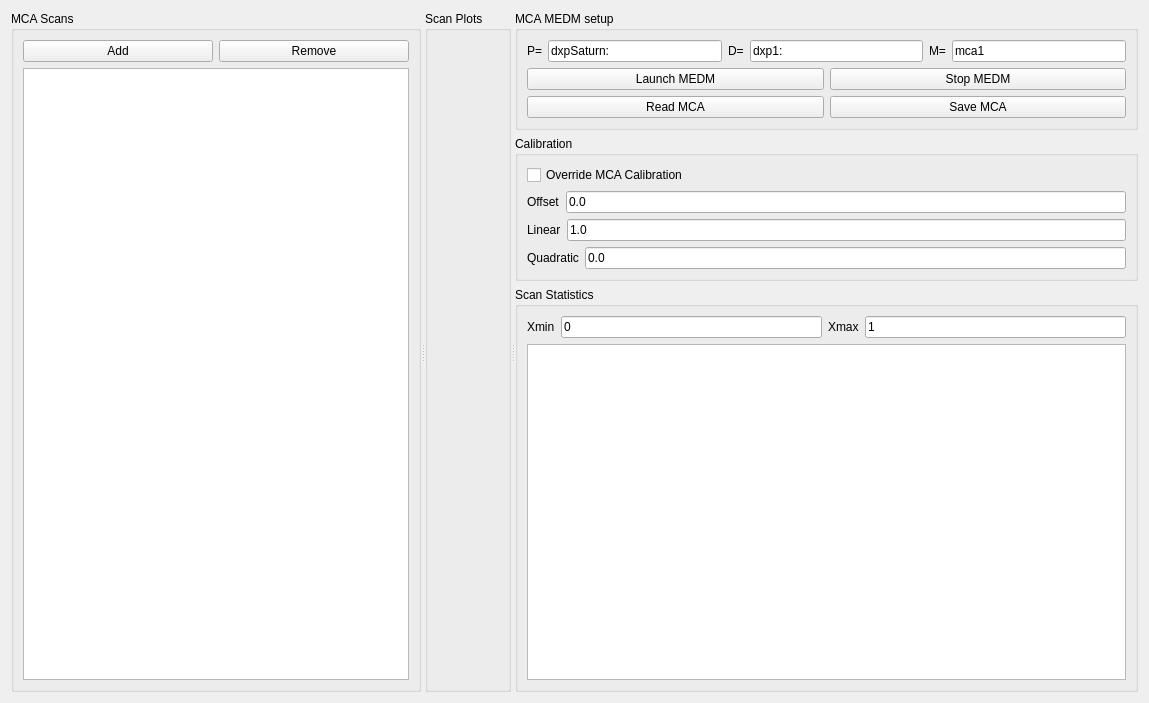
<?xml version="1.0" encoding="UTF-8"?>
<ui version="4.0">
 <class>Form</class>
 <widget class="QWidget" name="Form">
  <property name="geometry">
   <rect>
    <x>0</x>
    <y>0</y>
    <width>1149</width>
    <height>703</height>
   </rect>
  </property>
  <property name="windowTitle">
   <string>Form</string>
  </property>
  <layout class="QVBoxLayout" name="verticalLayout_6">
   <item>
    <widget class="QSplitter" name="splitter">
     <property name="orientation">
      <enum>Qt::Horizontal</enum>
     </property>
     <widget class="QGroupBox" name="scanListGroupBox">
      <property name="title">
       <string>MCA Scans</string>
      </property>
      <layout class="QVBoxLayout" name="verticalLayout_3">
       <item>
        <layout class="QGridLayout" name="gridLayout_2">
         <item row="0" column="0">
          <widget class="QPushButton" name="addMCAScanPushButton">
           <property name="text">
            <string>Add</string>
           </property>
          </widget>
         </item>
         <item row="0" column="1">
          <widget class="QPushButton" name="removeMCAScanPushButton">
           <property name="text">
            <string>Remove</string>
           </property>
          </widget>
         </item>
         <item row="1" column="0" colspan="2">
          <widget class="QListWidget" name="mcaScanListWidget">
           <property name="selectionMode">
            <enum>QAbstractItemView::ExtendedSelection</enum>
           </property>
          </widget>
         </item>
        </layout>
       </item>
      </layout>
     </widget>
     <widget class="QGroupBox" name="scanPlotGroupBox">
      <property name="title">
       <string>Scan Plots</string>
      </property>
      <layout class="QVBoxLayout" name="verticalLayout_4">
       <item>
        <widget class="PlotWidget" name="mcaPlotWidget" native="true">
         <property name="sizePolicy">
          <sizepolicy hsizetype="Expanding" vsizetype="Expanding">
           <horstretch>0</horstretch>
           <verstretch>0</verstretch>
          </sizepolicy>
         </property>
        </widget>
       </item>
      </layout>
     </widget>
     <widget class="QWidget" name="layoutWidget">
      <layout class="QVBoxLayout" name="verticalLayout_5">
       <item>
        <widget class="QGroupBox" name="medmSetupGroupBox">
         <property name="title">
          <string>MCA MEDM setup</string>
         </property>
         <layout class="QVBoxLayout" name="verticalLayout_7">
          <item>
           <layout class="QHBoxLayout" name="horizontalLayout">
            <item>
             <widget class="QLabel" name="label">
              <property name="text">
               <string>P=</string>
              </property>
             </widget>
            </item>
            <item>
             <widget class="QLineEdit" name="medm_P_LineEdit">
              <property name="text">
               <string>dxpSaturn:</string>
              </property>
             </widget>
            </item>
            <item>
             <widget class="QLabel" name="label_2">
              <property name="text">
               <string>D=</string>
              </property>
             </widget>
            </item>
            <item>
             <widget class="QLineEdit" name="medm_D_LineEdit">
              <property name="text">
               <string>dxp1:</string>
              </property>
             </widget>
            </item>
            <item>
             <widget class="QLabel" name="label_3">
              <property name="text">
               <string>M=</string>
              </property>
             </widget>
            </item>
            <item>
             <widget class="QLineEdit" name="medm_M_LineEdit">
              <property name="text">
               <string>mca1</string>
              </property>
             </widget>
            </item>
           </layout>
          </item>
          <item>
           <layout class="QHBoxLayout" name="horizontalLayout_2">
            <item>
             <widget class="QPushButton" name="launchMEDMPushButton">
              <property name="text">
               <string>Launch MEDM</string>
              </property>
             </widget>
            </item>
            <item>
             <widget class="QPushButton" name="stopMEDMPushButton">
              <property name="text">
               <string>Stop MEDM</string>
              </property>
             </widget>
            </item>
           </layout>
          </item>
          <item>
           <layout class="QHBoxLayout" name="horizontalLayout_3">
            <item>
             <widget class="QPushButton" name="readMCAPushButton">
              <property name="text">
               <string>Read MCA</string>
              </property>
             </widget>
            </item>
            <item>
             <widget class="QPushButton" name="saveMCAPushButton">
              <property name="text">
               <string>Save MCA</string>
              </property>
             </widget>
            </item>
           </layout>
          </item>
         </layout>
        </widget>
       </item>
       <item>
        <widget class="QGroupBox" name="calibrationGroupBox">
         <property name="title">
          <string>Calibration</string>
         </property>
         <layout class="QHBoxLayout" name="horizontalLayout_9">
          <item>
           <layout class="QVBoxLayout" name="verticalLayout">
            <item>
             <widget class="QCheckBox" name="overrideMCACalibCheckBox">
              <property name="text">
               <string>Override MCA Calibration</string>
              </property>
             </widget>
            </item>
            <item>
             <layout class="QHBoxLayout" name="horizontalLayout_7">
              <item>
               <widget class="QLabel" name="offsetLabel">
                <property name="text">
                 <string>Offset</string>
                </property>
               </widget>
              </item>
              <item>
               <widget class="QLineEdit" name="offsetLineEdit">
                <property name="text">
                 <string>0.0</string>
                </property>
               </widget>
              </item>
             </layout>
            </item>
            <item>
             <layout class="QHBoxLayout" name="horizontalLayout_6">
              <item>
               <widget class="QLabel" name="linearLabel">
                <property name="text">
                 <string>Linear</string>
                </property>
               </widget>
              </item>
              <item>
               <widget class="QLineEdit" name="linearLineEdit">
                <property name="text">
                 <string>1.0</string>
                </property>
               </widget>
              </item>
             </layout>
            </item>
            <item>
             <layout class="QHBoxLayout" name="horizontalLayout_8">
              <item>
               <widget class="QLabel" name="quadraticLabel">
                <property name="text">
                 <string>Quadratic</string>
                </property>
               </widget>
              </item>
              <item>
               <widget class="QLineEdit" name="quadraticLineEdit">
                <property name="text">
                 <string>0.0</string>
                </property>
               </widget>
              </item>
             </layout>
            </item>
           </layout>
          </item>
         </layout>
        </widget>
       </item>
       <item>
        <widget class="QGroupBox" name="scanStatsGroupBox">
         <property name="title">
          <string>Scan Statistics</string>
         </property>
         <layout class="QHBoxLayout" name="horizontalLayout_5">
          <item>
           <layout class="QVBoxLayout" name="verticalLayout_2">
            <item>
             <layout class="QHBoxLayout" name="horizontalLayout_4">
              <item>
               <widget class="QLabel" name="xminLabel">
                <property name="text">
                 <string>Xmin</string>
                </property>
               </widget>
              </item>
              <item>
               <widget class="QLineEdit" name="xminLineEdit">
                <property name="text">
                 <string>0</string>
                </property>
               </widget>
              </item>
              <item>
               <widget class="QLabel" name="xmaxLabel">
                <property name="text">
                 <string>Xmax</string>
                </property>
               </widget>
              </item>
              <item>
               <widget class="QLineEdit" name="xmaxLineEdit">
                <property name="text">
                 <string>1</string>
                </property>
               </widget>
              </item>
             </layout>
            </item>
            <item>
             <widget class="TableWidget" name="statsTableWidget"/>
            </item>
           </layout>
          </item>
         </layout>
        </widget>
       </item>
      </layout>
     </widget>
    </widget>
   </item>
  </layout>
 </widget>
 <customwidgets>
  <customwidget>
   <class>PlotWidget</class>
   <extends>QWidget</extends>
   <header location="global">PlotWidget</header>
   <container>1</container>
  </customwidget>
  <customwidget>
   <class>TableWidget</class>
   <extends>QTableWidget</extends>
   <header>pyqtgraph</header>
  </customwidget>
 </customwidgets>
 <resources/>
 <connections/>
</ui>
